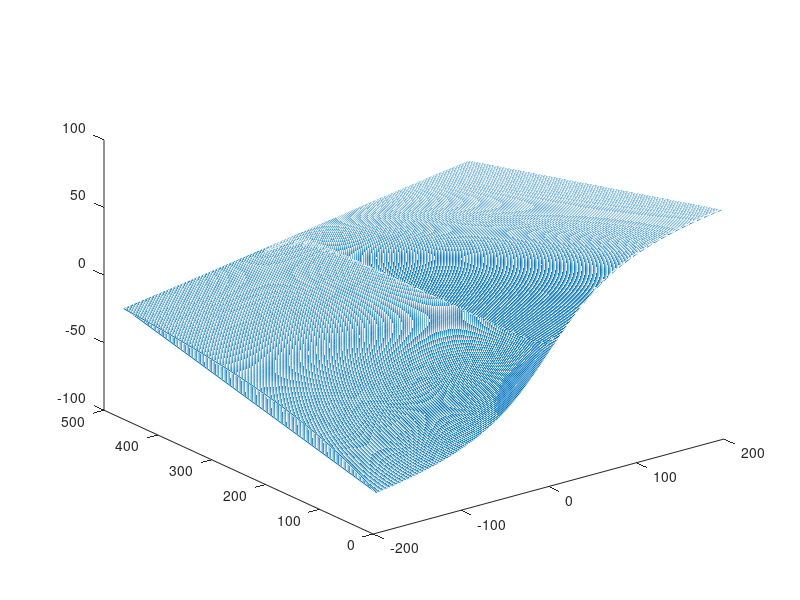
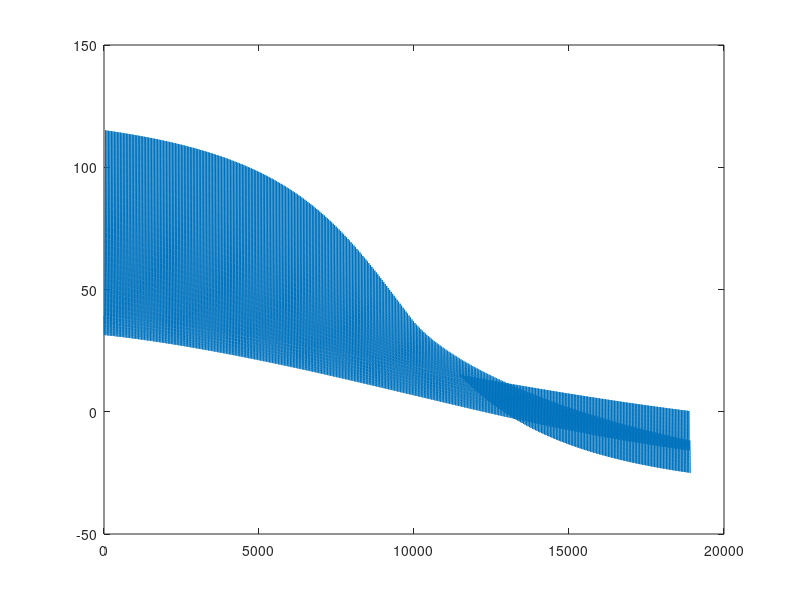

Reproduce these figures in MATLAB, in order.
clear ; close all; clc
sonarmap = importdata('sonarmap.mat');

A=[];
b=[];

xarr = [];
yarr = [];
rarr = [];
tarr = [];

rejectcount = 0;
for i=1:size(sonarmap,1),
    
    rejectcount = rejectcount+1;
    if rejectcount<10,
        continue
    end
    if rejectcount==10,
        rejectcount = 0;
    end
    
    x = sonarmap(i,1) - 196;
    y = 479 - sonarmap(i,2);
    r = sonarmap(i,3);
    t = sonarmap(i,4);
    
    xarr = [xarr x];
    yarr = [yarr y];
    rarr = [rarr r];
    tarr = [tarr t];
    
    A=[
     A;
     x.^3 x*y y.^3 x y 1
     %x.^2 y.^2
    ];

    b=[
     b;
     t.^2
    ];

    %Ax^2+Bxy+Cy^2+Dx+Ey+F=0 

end;

estimated=(A'*A)\(A'*b);

% Compute Error
rejectcount = 0;
recompute = sqrt(A*estimated);
errdata = [];
m = 0;
for i=1:size(sonarmap,1),
    
    rejectcount = rejectcount+1;
    if rejectcount<10,
        continue
    end
    if rejectcount==10,
        rejectcount = 0;
        m = m + 1;
    end
    
    x = sonarmap(i,1) - 196;
    y = 479 - sonarmap(i,2);
    r = sonarmap(i,3);
    t = sonarmap(i,4);
    
    err = recompute(m) - t;
    errdata = [errdata err]; 
end

figure(1);
plot3(xarr,yarr,tarr)
figure(2);
plot(errdata)
norm(errdata).^2
% [U,S,V]=svd(A);
% s=diag(S);
% disp('singular values:'), disp(s')
% bt=U'*b;
% y=bt(1:12)./s;
% x=V*y;


%y=A\left( \frac{1}{1+e^{-\left( \frac{1}{Bz+0.1} \right)x}}-0.5 \right)